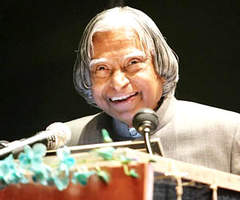
#> input picture PythonOpencv/APJ.jpg, 240 x 200 px
$ python geo_in_images.py
#> lines starting #> are read from the running program, lines starting #| are printed output that depends on the picture
'''
Created on Oct 12, 2020

@author: aaa
'''

if __name__ == '__main__':
    pass
import cv2

img=cv2.imread('APJ.jpg',1)
#> img is the input picture: shape (200, 240, 3); mean B, G, R 91.3, 107.7, 119.9
import numpy as np
#img=np.zeros([512,512,3],np.uint8)

img=cv2.line(img,(0,0),(67,90),(0,0,255),4)#arguments like srt co-ord,ending co-ord,color,thickness
img=cv2.arrowedLine(img,(0,255),(78,85),(0,255,0),7)
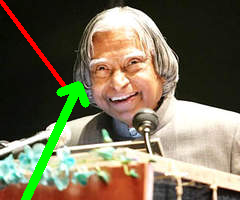
#> img: shape (200, 240, 3); mean B, G, R 88.4, 112.1, 119
img=cv2.rectangle(img,(384,0),(78,98),(255,0,0),-1)
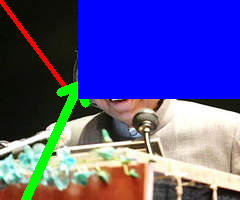
#> img: shape (200, 240, 3); mean B, G, R 149.2, 81, 83
img=cv2.circle(img,(67,98),6,(255,0,255),10)

font=cv2.FONT_HERSHEY_DUPLEX
img=cv2.putText(img,'text',(30,50),font,2,(255,255,0),3,cv2.LINE_4)
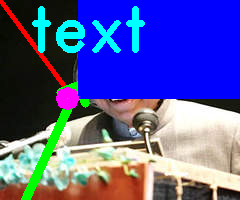
#> img: shape (200, 240, 3); mean B, G, R 155.6, 88.8, 84.7
#img=cv2.imwrite('APJ_copy.jpg',1)
cv2.imshow('img',img)
cv2.waitKey(0)
cv2.destroyAllWindows()
